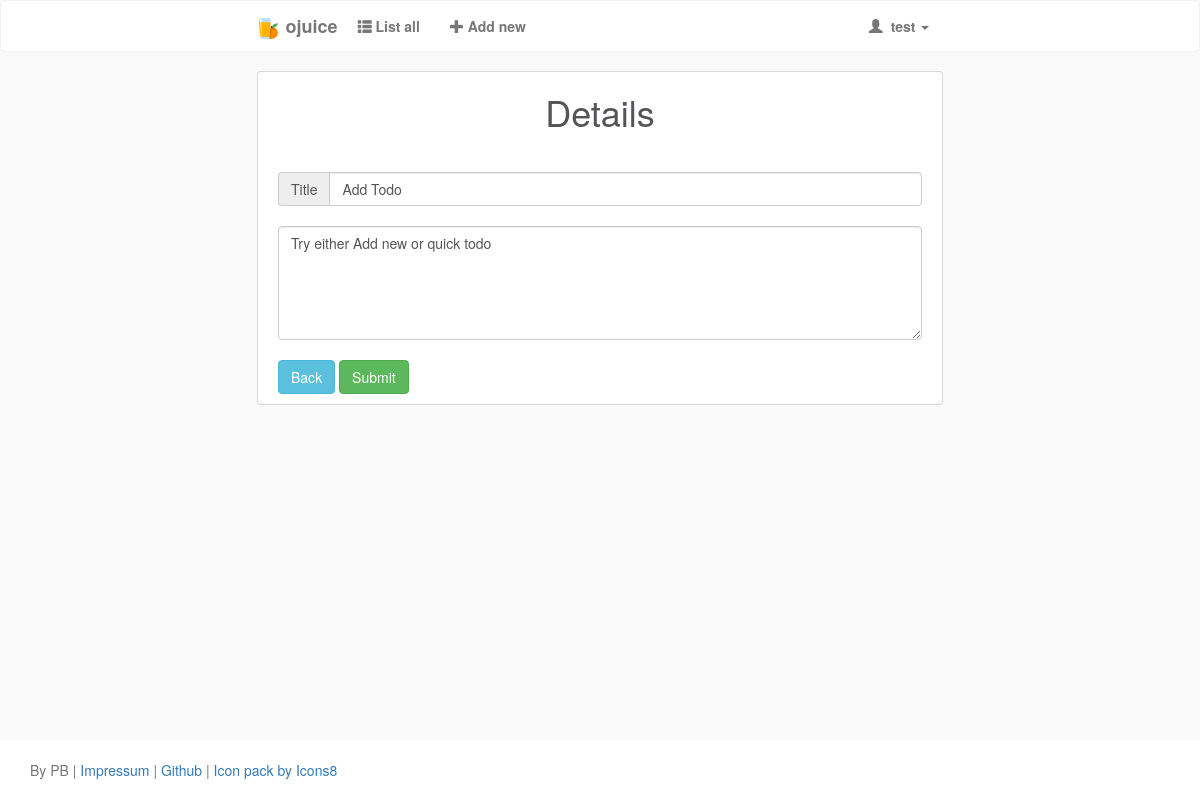
/todo/detail/4/ (signed in), run on an earlier commit of the app's database.
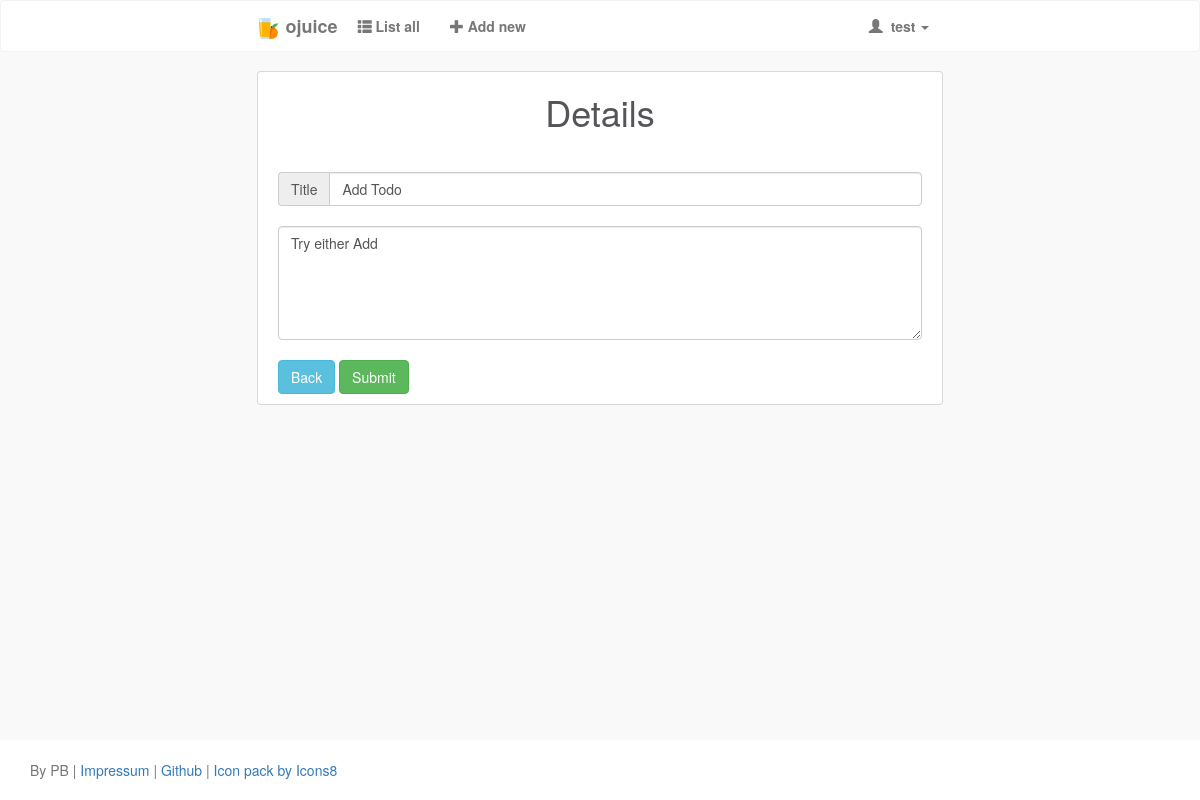
And on a later commit of the database.
### todo/models.py (models this page shows, shortened)
class Todo(models.Model):
    title = models.CharField(max_length=30)
    body = models.CharField(max_length=255)
    created_at = models.DateTimeField(default=datetime.now, blank=True)
    owner = models.ForeignKey(User, on_delete=models.CASCADE)
    checked = models.BooleanField(default=False)

### todo/views.py (the view)
# urls.py: url(r'^detail/(?P<todo_id>\d+)/$', views.details, name='detail'),
@login_required
def details(request, todo_id):
    details = Todo.objects.get(pk=todo_id)
    context = {
        'title': 'Details',
        'discription': 'genauere hinweise',
        'details': details
    }
    return render(request, 'detail.html', context)

### templates/detail.html (shortened to what this page needs)
{% extends 'base.html' %}
{% block content %}
<div class="container">
    <div class="row">
        <div class="col-md-12">
            <div class="insform">
                <h1>{{ title }}</h1>
                <br>
                <form class="insert_form" action="{% url 'modify' details.id %}">
                    <div class="input-group">
                        <span class="input-group-addon" id="basic-addon1">Title</span>
                        <input name="title" type="text" class="form-control" placeholder="Homework" aria-describedby="basic-addon1" value="{{details.title}}">
                    </div>
                    <br>
                    <textarea name="body" rows="5" class="form-control" placeholder="Page 1337" aria-describedby="basic-addon1">{{details.body}}</textarea>
                    <br>
                    <a href="{% url 'index' %}" class="btn btn-info" role="button">Back</a>
                    <button type="submit" class="btn btn-success">Submit</button>
                </form>
            </div>
        </div>
    </div>
</div>
{% endblock content %}

What changed in the data, as far as the page shows it:
changed Todo "Add Todo": body "Try either Add new or quick todo" → "Try either Add"
